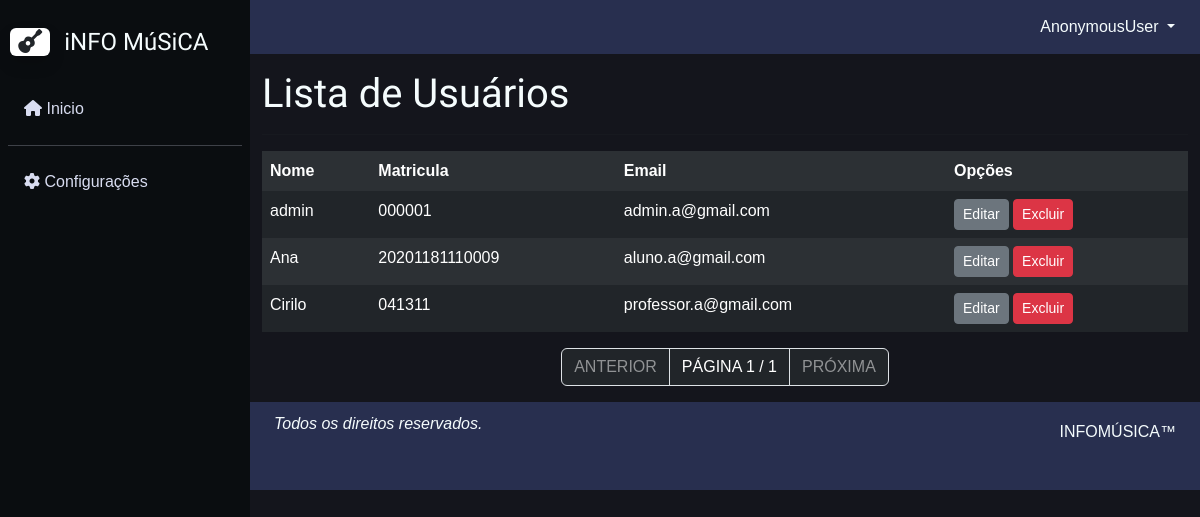
The app's page /listar-usuario/, older data.
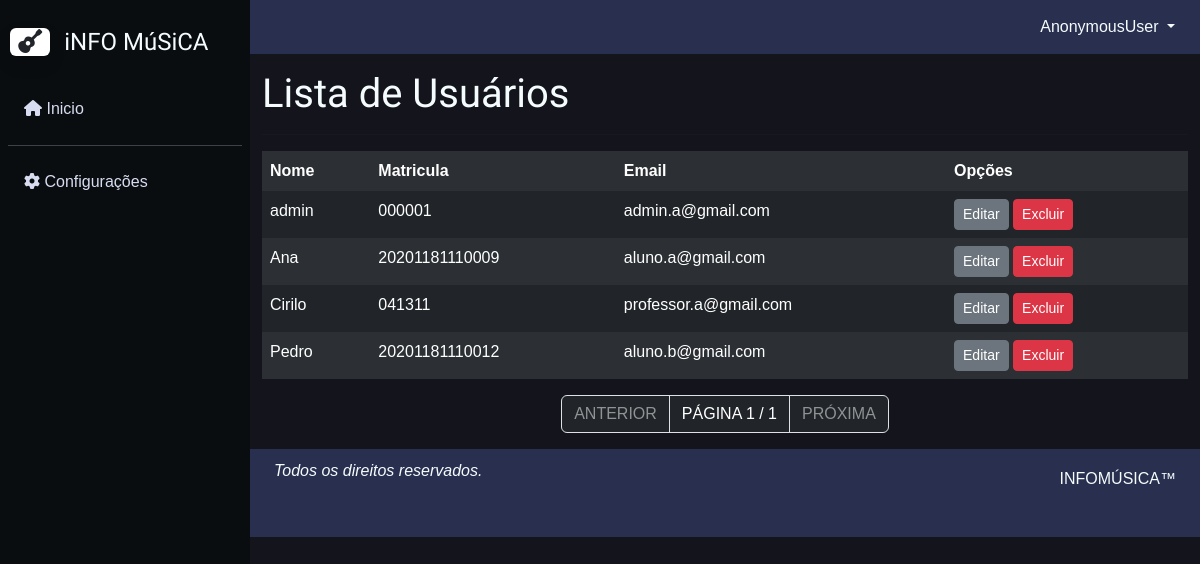
The same page, newer data.
### reserva/models.py (models this page shows, shortened)
class Perfil(models.Model):
    user = models.OneToOneField(User, on_delete=models.CASCADE)
    matricula = models.CharField(max_length=14)

### reserva/views.py (the view)
# urls.py: path('listar-usuario/', UsuarioList.as_view(), name = 'listar-usuario'),
class UsuarioList(GroupRequiredMixin, ListView):
    group_required = [u'Admin']
    login_url = reverse_lazy('login')
    model = Perfil
    template_name = 'lista/usuario.html'
    content_object_name = 'object_list'
    paginate_by = 7

### reserva/templates/lista/usuario.html (shortened to what this page needs)
{% extends 'modelo.html' %}
{% load static %}
{% block conteudo %}
<div class="container my-3">
    <h1>Lista de Usuários</h1>
    <hr>
    <div class="table-responsive">
        <table class="table table-striped table-dark table-hover table-borderless">
            <tr>
                <th>Nome</th>
                <th>Matricula</th>
                <th>Email</th>
                <th>Opções</th>
            </tr>
            {% for perfil in object_list %}
            <tr>
                <td>{{ perfil.user }}</td>
                <td>{{ perfil.matricula }}</td>
                <td>{{ perfil.user.email }}</td>
                <td>
                    <a
                        href="{% url 'editar-usuario' perfil.pk %}"
                        class="btn btn-secondary btn-sm"
                        title="Editar"> Editar</a>
                    <a
                        href="{% url 'excluir-usuario' perfil.pk %}"
                        class="btn btn-danger btn-sm"
                        title="Excluir"> Excluir</a>
                </td>
            </tr>
            {% empty %}
            <tr>
                <td colspan="3"> Não há Solicitações.</td>
            </tr>
            {% endfor %}
        </table>
    </div>
     <nav aria-label="Page navigation example">
        <ul class="pagination justify-content-center">
            {% if page_obj.has_previous %}
            <li class="page-item">
                <a class="page-link text-white bg-dark" href="?page={{ page_obj.previous_page_number }}">ANTERIOR</a>
            {%else%}
            <li class="page-item disabled">
                <a class="page-link text-white-50 bg-dark" href="#">ANTERIOR</a>
            {%endif%}
            </li>
          <li class="page-item disabled">
            <div class="page-link current text-white bg-dark">
                PÁGINA {{ page_obj.number }} / {{ page_obj.paginator.num_pages }}</div></li>
            {% if page_obj.has_next %}
            <li class="page-item">
                <a class="page-link text-white bg-dark" href="?page={{ page_obj.next_page_number }}">PRÓXIMA</a>
            {%else%}
            <li class="page-item disabled">
                <a class="page-link text-white-50 bg-dark" href="#">PRÓXIMA</a>
            {%endif%}
            </li>
        </ul>
      </nav>
</div>
{% endblock %}

Row changes from the older to the newer data that the page shows:
added Perfil: user "Pedro", matricula "20201181110012", user.email "aluno.b@gmail.com"
